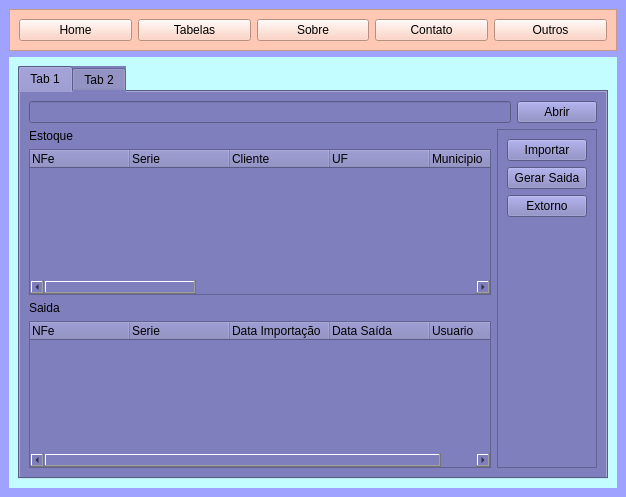
<?xml version="1.0" encoding="UTF-8"?>
<ui version="4.0">
 <class>MainWindow</class>
 <widget class="QMainWindow" name="MainWindow">
  <property name="geometry">
   <rect>
    <x>0</x>
    <y>0</y>
    <width>607</width>
    <height>497</height>
   </rect>
  </property>
  <property name="windowTitle">
   <string>MainWindow</string>
  </property>
  <property name="styleSheet">
   <string notr="true">background-color: rgb(160, 162, 255);</string>
  </property>
  <widget class="QWidget" name="centralwidget">
   <layout class="QVBoxLayout" name="verticalLayout">
    <item>
     <widget class="QFrame" name="frame">
      <property name="styleSheet">
       <string notr="true">background-color: rgb(255, 200, 181);</string>
      </property>
      <property name="frameShape">
       <enum>QFrame::StyledPanel</enum>
      </property>
      <property name="frameShadow">
       <enum>QFrame::Raised</enum>
      </property>
      <layout class="QHBoxLayout" name="horizontalLayout">
       <item>
        <widget class="QPushButton" name="btn_home">
         <property name="text">
          <string>Home</string>
         </property>
        </widget>
       </item>
       <item>
        <widget class="QPushButton" name="btn_tabelas">
         <property name="text">
          <string>Tabelas</string>
         </property>
        </widget>
       </item>
       <item>
        <widget class="QPushButton" name="btn_sobre">
         <property name="text">
          <string>Sobre</string>
         </property>
        </widget>
       </item>
       <item>
        <widget class="QPushButton" name="btn_contato">
         <property name="text">
          <string>Contato</string>
         </property>
        </widget>
       </item>
       <item>
        <widget class="QPushButton" name="btn_outros">
         <property name="text">
          <string>Outros</string>
         </property>
        </widget>
       </item>
      </layout>
     </widget>
    </item>
    <item>
     <widget class="QStackedWidget" name="pages">
      <property name="styleSheet">
       <string notr="true">background-color: rgb(196, 253, 255);</string>
      </property>
      <property name="currentIndex">
       <number>0</number>
      </property>
      <widget class="QWidget" name="pg_table">
       <layout class="QVBoxLayout" name="verticalLayout_2">
        <item>
         <widget class="QTabWidget" name="tabWidget">
          <property name="styleSheet">
           <string notr="true">background-color: rgb(127, 127, 189);</string>
          </property>
          <property name="currentIndex">
           <number>0</number>
          </property>
          <widget class="QWidget" name="tables">
           <attribute name="title">
            <string>Tab 1</string>
           </attribute>
           <layout class="QVBoxLayout" name="verticalLayout_7">
            <item>
             <layout class="QHBoxLayout" name="horizontalLayout_3">
              <item>
               <widget class="QLineEdit" name="lineEdit"/>
              </item>
              <item>
               <widget class="QPushButton" name="pushButton_9">
                <property name="text">
                 <string>Abrir</string>
                </property>
               </widget>
              </item>
             </layout>
            </item>
            <item>
             <layout class="QHBoxLayout" name="horizontalLayout_4">
              <item>
               <layout class="QVBoxLayout" name="verticalLayout_6">
                <item>
                 <layout class="QVBoxLayout" name="verticalLayout_5">
                  <item>
                   <widget class="QLabel" name="label_3">
                    <property name="text">
                     <string>Estoque</string>
                    </property>
                   </widget>
                  </item>
                  <item>
                   <widget class="QTreeWidget" name="treeWidget">
                    <column>
                     <property name="text">
                      <string>NFe</string>
                     </property>
                    </column>
                    <column>
                     <property name="text">
                      <string>Serie</string>
                     </property>
                    </column>
                    <column>
                     <property name="text">
                      <string>Cliente</string>
                     </property>
                    </column>
                    <column>
                     <property name="text">
                      <string>UF</string>
                     </property>
                    </column>
                    <column>
                     <property name="text">
                      <string>Municipio</string>
                     </property>
                    </column>
                    <column>
                     <property name="text">
                      <string>Cod Item</string>
                     </property>
                    </column>
                    <column>
                     <property name="text">
                      <string>Quantidade</string>
                     </property>
                    </column>
                    <column>
                     <property name="text">
                      <string>Descrição</string>
                     </property>
                    </column>
                    <column>
                     <property name="text">
                      <string>UN</string>
                     </property>
                    </column>
                    <column>
                     <property name="text">
                      <string>Especie</string>
                     </property>
                    </column>
                    <column>
                     <property name="text">
                      <string>Valor NFe</string>
                     </property>
                    </column>
                    <column>
                     <property name="text">
                      <string>Data Importação</string>
                     </property>
                    </column>
                    <column>
                     <property name="text">
                      <string>Usuario</string>
                     </property>
                    </column>
                   </widget>
                  </item>
                 </layout>
                </item>
                <item>
                 <layout class="QVBoxLayout" name="verticalLayout_4">
                  <item>
                   <widget class="QLabel" name="label_2">
                    <property name="text">
                     <string>Saida</string>
                    </property>
                   </widget>
                  </item>
                  <item>
                   <widget class="QTreeWidget" name="treeWidget_2">
                    <column>
                     <property name="text">
                      <string>NFe</string>
                     </property>
                    </column>
                    <column>
                     <property name="text">
                      <string>Serie</string>
                     </property>
                    </column>
                    <column>
                     <property name="text">
                      <string>Data Importação</string>
                     </property>
                    </column>
                    <column>
                     <property name="text">
                      <string>Data Saída</string>
                     </property>
                    </column>
                    <column>
                     <property name="text">
                      <string>Usuario</string>
                     </property>
                    </column>
                   </widget>
                  </item>
                 </layout>
                </item>
               </layout>
              </item>
              <item>
               <widget class="QFrame" name="frame_2">
                <property name="frameShape">
                 <enum>QFrame::StyledPanel</enum>
                </property>
                <property name="frameShadow">
                 <enum>QFrame::Raised</enum>
                </property>
                <layout class="QVBoxLayout" name="verticalLayout_3">
                 <item>
                  <widget class="QPushButton" name="pushButton_6">
                   <property name="text">
                    <string>Importar</string>
                   </property>
                  </widget>
                 </item>
                 <item>
                  <widget class="QPushButton" name="pushButton_7">
                   <property name="text">
                    <string>Gerar Saida</string>
                   </property>
                  </widget>
                 </item>
                 <item>
                  <widget class="QPushButton" name="pushButton_8">
                   <property name="text">
                    <string>Extorno</string>
                   </property>
                  </widget>
                 </item>
                 <item>
                  <spacer name="verticalSpacer">
                   <property name="orientation">
                    <enum>Qt::Vertical</enum>
                   </property>
                   <property name="sizeHint" stdset="0">
                    <size>
                     <width>20</width>
                     <height>40</height>
                    </size>
                   </property>
                  </spacer>
                 </item>
                </layout>
               </widget>
              </item>
             </layout>
            </item>
           </layout>
          </widget>
          <widget class="QWidget" name="tab_2">
           <attribute name="title">
            <string>Tab 2</string>
           </attribute>
          </widget>
         </widget>
        </item>
       </layout>
      </widget>
      <widget class="QWidget" name="pg_home">
       <layout class="QHBoxLayout" name="horizontalLayout_2">
        <item>
         <widget class="QLabel" name="label">
          <property name="styleSheet">
           <string notr="true">background-color: rgb(105, 131, 102);</string>
          </property>
          <property name="text">
           <string>&lt;html&gt;&lt;head/&gt;&lt;body&gt;&lt;p align=&quot;center&quot;&gt;&lt;span style=&quot; font-size:48pt; color:#0000ff;&quot;&gt;PYTAX&lt;/span&gt;&lt;/p&gt;&lt;p align=&quot;center&quot;&gt;&lt;span style=&quot; font-size:36pt; color:#0000ff;&quot;&gt;Sistema De Gerenciamento&lt;/span&gt;&lt;/p&gt;&lt;/body&gt;&lt;/html&gt;</string>
          </property>
         </widget>
        </item>
       </layout>
      </widget>
     </widget>
    </item>
   </layout>
  </widget>
 </widget>
 <resources/>
 <connections/>
</ui>
